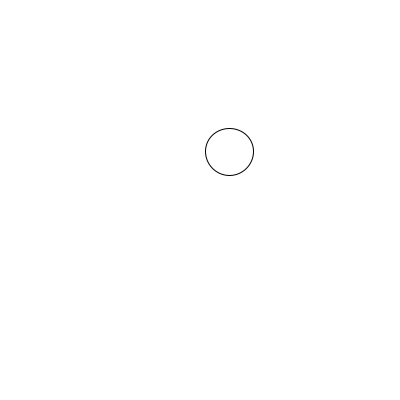
Frame 1 (no input)
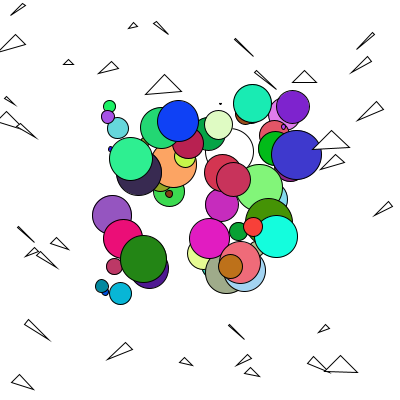
Frame 60 (the mouse pressed at the canvas centre just before this capture)
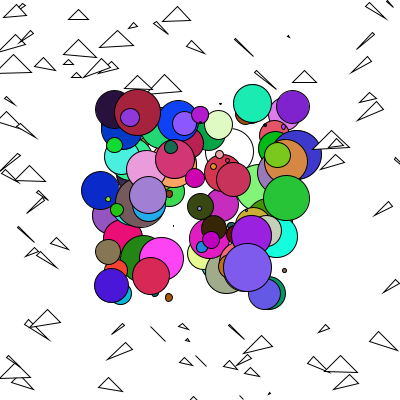
Frame 120 (the mouse held since frame 60 and released just before this capture)

The Processing sketch that drew these frames (run headless with seeded random() and noise(); from frame 60 on, the mouse is pressed at the canvas centre):

// Processing sketch: processing_21905
// ── processing_21905.pde

void setup()
{
  size(400,400);
  smooth();
  background(255);
  
}

void draw() {
  int mil = second();
  float rand1 = random(width/2);
  float rand2 = random(width/2); 
  float rand_size = random(50);
  float col1 = random(255);
    float col2 = random(255);
      float col3 = random(255);
      
      float randX = random(width);
      float randY = random(height);
    float randsizeX = random(20);
     float randsizeY = random(20);
     float randsizeX2 = random(20);
     float randsizeY2= random(20);
  
  pushMatrix();
    translate(width/4,height/4);
  ellipse(rand1,rand2,rand_size,rand_size);
  popMatrix();
  fill(255);
  
  if (randX <= (width/4)-20 || randY <=(height/4)-20 ||randX >= (3*width/4)+20 
 || randY >=(3*height/4)+20 )
  {
    triangle(randX, randY,randX+randsizeX, randY+randsizeX,randX-randsizeX2, randY+randsizeX2);
  }
  if(mil%30==0)
  {
  //fill(255,3);
  //rect(0,0,width,width);
  }
  fill(col1,col2,col3);

}
